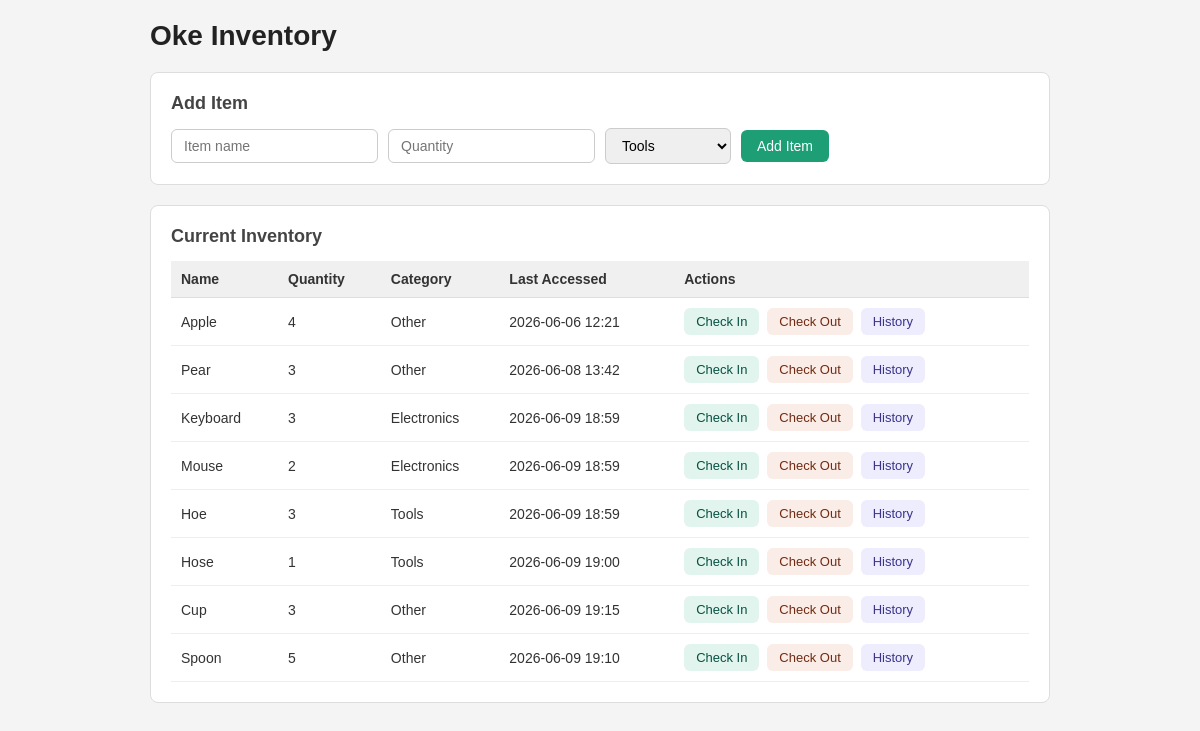
Before: / with the older database file.
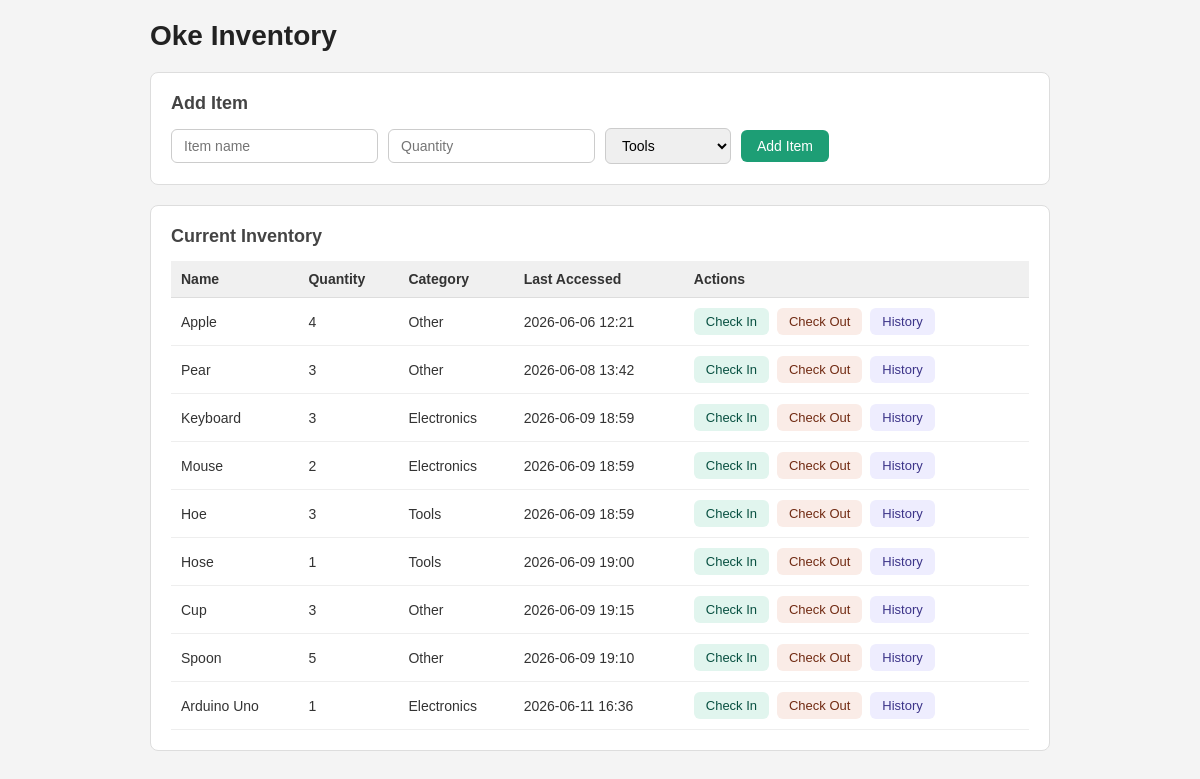
After: the same page with the newer database file.
### tables this page shows
CREATE TABLE items (
                id INTEGER PRIMARY KEY AUTOINCREMENT,
                name TEXT NOT NULL UNIQUE,
                quantity INTEGER NOT NULL,
                category TEXT NOT NULL,
                last_accessed TEXT NOT NULL
            );

### routes.py (the view)
@bp.route("/")
def index():
    try:
        items = get_all_items()
        return render_template("index.html", items=items)
    except Exception as e:
        print(f"  Error loading inventory: {e}")
        return render_template("index.html", items=[])

### db.py (called while the page is built)
def get_connection():
    return sqlite3.connect(DB_FILE)

def get_all_items():
    try:
        with get_connection() as conn:
            rows = conn.execute(
                "SELECT name, quantity, category, last_accessed FROM items"
            ).fetchall()
        return [Item.from_dict({
            "name": r[0], "quantity": r[1],
            "category": r[2], "last_accessed": r[3]
        }) for r in rows]
    except Exception as e:
        print(f"  Error fetching items: {e}")
        return []

### item.py (called while the page is built)
    @classmethod
    def from_dict(cls,data):
        item = cls(data["name"], data["quantity"], data["category"])
        item.last_accessed = datetime.strptime(data["last_accessed"], '%Y-%m-%d %H:%M')
        return item

### templates/index.html (shortened to what this page needs)
<!DOCTYPE html>
<html lang="en">
<head>
    <link rel="stylesheet" href="{{ url_for('static', filename='style.css') }}">
</head>
<body>
  <div class="container">
    <h1>Oke Inventory</h1>
    <div class="card">
      <h2>Add Item</h2>
      <form action="/add" method="POST">
        <input type="text" name="name" placeholder="Item name" required />
        <input type="number" name="quantity" placeholder="Quantity" min="0" required />
        <select name="category">
          <option value="Tools">Tools</option>
        </select>
        <button type="submit">Add Item</button>
      </form>
    </div>
    <div class="card">
      <h2>Current Inventory</h2>
      {% if items %}
      <table>
        <thead>
          <tr>
            <th>Name</th>
            <th>Quantity</th>
            <th>Category</th>
            <th>Last Accessed</th>
            <th>Actions</th>
          </tr>
        </thead>
        <tbody>
          {% for item in items %}
          <tr>
            <td>{{ item.name }}</td>
            <td>{{ item.quantity }}</td>
            <td>{{ item.category }}</td>
            <td>{{ item.last_accessed.strftime('%Y-%m-%d %H:%M') }}</td>
            <td>
              <a class="btn btn-in" href="/checkin/{{ item.name }}">Check In</a>
              <a class="btn btn-out" href="/checkout/{{ item.name }}">Check Out</a>
              <a class="btn btn-history" href="/history/{{ item.name }}">History</a>
            </td>
          </tr>
          {% endfor %}
        </tbody>
      </table>
      {% else %}
        <p>No items in inventory yet.</p>
      {% endif %}
    </div>
  </div>
</body>
</html>

### static/style.css (style rules this page uses)
* { box-sizing: border-box; margin: 0; padding: 0; }
body { font-family: sans-serif; background: #f4f4f4; color: #333; padding: 20px; }
.container { max-width: 900px; margin: 0 auto; }
h1 { font-size: 28px; margin-bottom: 20px; color: #222; }
h2 { font-size: 18px; margin-bottom: 14px; color: #444; }
.card { background: white; border-radius: 8px; padding: 20px; margin-bottom: 20px; border: 1px solid #ddd; }
form { display: flex; gap: 10px; flex-wrap: wrap; align-items: center; }
input, select { padding: 8px 12px; border: 1px solid #ccc; border-radius: 6px; font-size: 14px; }
table { width: 100%; border-collapse: collapse; font-size: 14px; }
th { text-align: left; padding: 10px; background: #f0f0f0; border-bottom: 1px solid #ddd; }
td { padding: 10px; border-bottom: 1px solid #eee; }
.btn { display: inline-block; padding: 6px 12px; border-radius: 6px; font-size: 13px; text-decoration: none; margin-right: 4px; font-weight: 500; }
.btn-in { background: #e1f5ee; color: #085041; }
.btn-out { background: #faece7; color: #712b13; }
.btn-history { background: #eeedfe; color: #3c3489; }
button[type="submit"] { padding: 8px 16px; background: #1D9E75; color: white; border: none; border-radius: 6px; font-size: 14px; cursor: pointer; }

Changed rows visible on the page:
added items: name "Arduino Uno", quantity "1", category "Electronics", last_accessed "2026-06-11 16:36"
